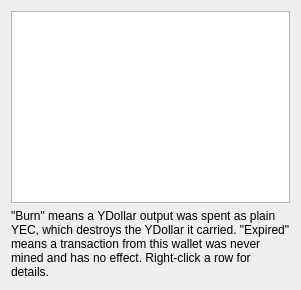
<?xml version="1.0" encoding="UTF-8"?>
<ui version="4.0">
 <class>YDollarTransactions</class>
 <widget class="QWidget" name="YDollarTransactions">
  <layout class="QVBoxLayout" name="txLayout">
   <item>
    <widget class="QTableView" name="tblTransactions">
     <property name="selectionMode"><enum>QAbstractItemView::SingleSelection</enum></property>
     <property name="selectionBehavior"><enum>QAbstractItemView::SelectRows</enum></property>
    </widget>
   </item>
   <item>
    <widget class="QLabel" name="lblTxNote">
     <property name="wordWrap"><bool>true</bool></property>
     <property name="text"><string>"Burn" means a YDollar output was spent as plain YEC, which destroys the YDollar it carried. "Expired" means a transaction from this wallet was never mined and has no effect. Right-click a row for details.</string></property>
    </widget>
   </item>
  </layout>
 </widget>
 <resources/>
 <connections/>
</ui>
